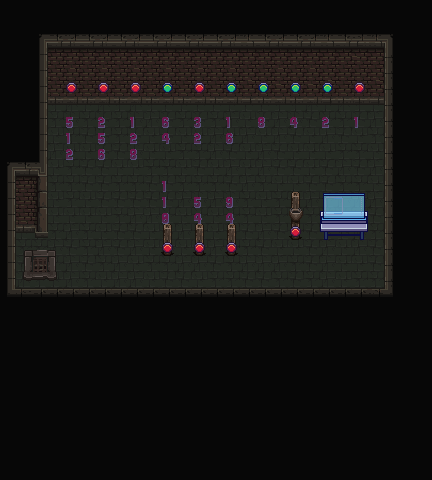

This is a level from a 2D game, rendered from its Tiled map with the project's own tilesets. A one-line summary and the map file follow, with tile-layer data summarised:
An orthogonal 27x30 tile map with 16x16 px tiles, 3 tile layers (Floor, Walls, Roof), 3 tilesets and 17 objects.

<map version="1.10" tiledversion="1.11.2" orientation="orthogonal" renderorder="right-down" width="27" height="30" tilewidth="16" tileheight="16" infinite="0" nextlayerid="18" nextobjectid="55">
 <tileset firstgid="1" source="../tilesets/mainRoom/tileset.tsx" />
 <tileset firstgid="2561" source="../tilesets/mainRoom/tilesStuff.tsx" />
 <tileset firstgid="3153" source="../tilesets/mainRoom/decorative.tsx" />
 <layer id="1" name="Floor" width="27" height="30">
  <data>[810 cells, 660 non-empty, 7 distinct tile ids]</data>
 </layer>
 <layer id="2" name="Walls" width="27" height="30">
  <data>[810 cells, 411 non-empty, 74 distinct tile ids]</data>
 </layer>
 <objectgroup id="5" name="Collision">
  <object id="34" x="-0.608751" y="290.966" width="48.0913" height="6.10365" />
  <object id="35" x="-3.22" y="213.925" width="44.692" height="10.5663" />
  <object id="36" x="40.1776" y="82.1247" width="1.85126" height="141.991" />
  <object id="37" x="40.1776" y="79.9436" width="353.075" height="12.8558" />
  <object id="38" x="389.716" y="82.5739" width="2.31876" height="216.162" />
  <object id="39" x="41.6338" y="290.995" width="354.902" height="6.34871" />
  <object id="40" x="2.33333" y="219.145" width="7.8333" height="75.1875" />
  <object id="41" x="321.5" y="213" width="45.3333" height="12.6667" />
  <object id="42" x="290.583" y="221.083" width="9.33333" height="9.9167" />
  <object id="49" x="227.477" y="240.045" width="8.72727" height="6.36364" />
  <object id="50" x="195.113" y="241.409" width="8.72727" height="6.36364" />
  <object id="51" x="163.295" y="241.591" width="8.72727" height="6.36364" />
 </objectgroup>
 <objectgroup id="6" name="Door">
  <object id="48" x="33" y="256" width="16" height="16.5" />
 </objectgroup>
 <objectgroup id="7" name="Button_0" />
 <objectgroup id="8" name="Button_1">
  <object id="52" x="163.75" y="246.25" width="8.5" height="7" />
 </objectgroup>
 <objectgroup id="9" name="Button_2">
  <object id="53" x="195" y="246.75" width="9.5" height="7.5" />
 </objectgroup>
 <objectgroup id="12" name="Button_3">
  <object id="54" x="226.5" y="246.5" width="11" height="7.5" />
 </objectgroup>
 <objectgroup id="11" name="Button_4" />
 <objectgroup id="10" name="Button_5" />
 <objectgroup id="16" name="Button_6" />
 <objectgroup id="15" name="Button_7" />
 <objectgroup id="14" name="Button_8" />
 <objectgroup id="13" name="Button_9" />
 <objectgroup id="17" name="Computer">
  <object id="47" x="321.167" y="220.583" width="46.6667" height="10.3333" />
 </objectgroup>
 <layer id="4" name="Roof" width="27" height="30">
  <data>[810 cells, 44 non-empty, 17 distinct tile ids]</data>
 </layer>
</map>
